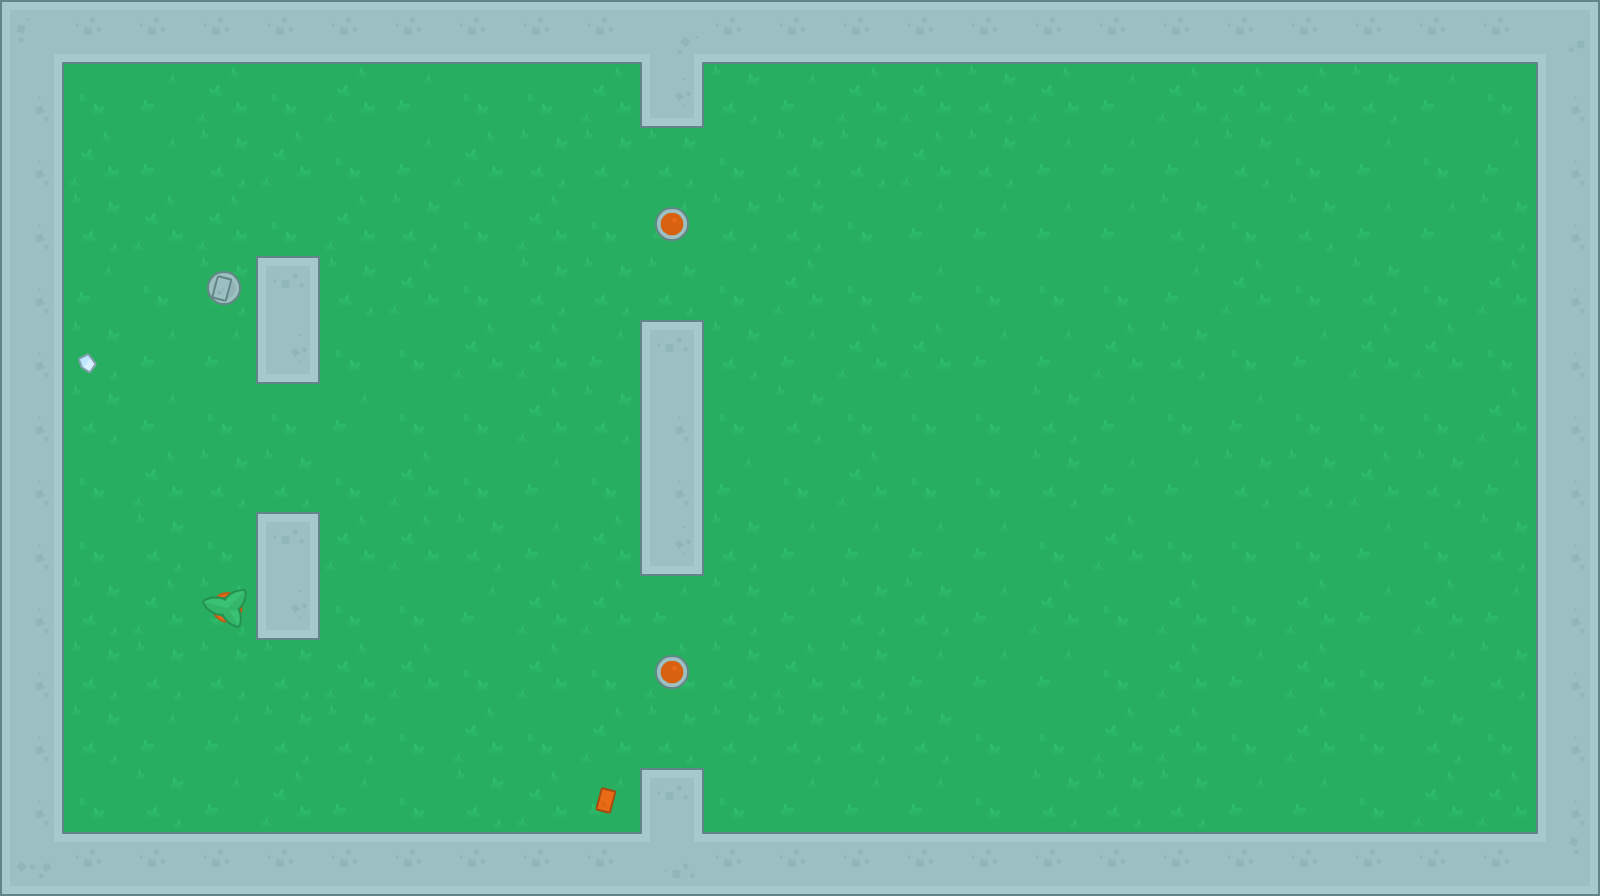

This is a level from a 2D game, rendered from its Tiled map with the project's own tilesets. A one-line summary and the map file follow, with tile-layer data summarised:
An orthogonal 25x14 tile map with 64x64 px tiles, 12 tile layers (Grass, Floors, Doors, Player, ...).

<map version="1.2" tiledversion="1.2.3" orientation="orthogonal" renderorder="right-down" width="25" height="14" tilewidth="64" tileheight="64" infinite="0" nextlayerid="13" nextobjectid="1">
 <tileset firstgid="1" name="tilesheet_complete" tilewidth="64" tileheight="64" tilecount="540" columns="27">
  <image source="tilesets/tilesheet_complete.png" width="1728" height="1280" />
 </tileset>
 <layer id="1" name="Grass" width="25" height="14">
  <data>[350 cells, 350 non-empty, 4 distinct tile ids]</data>
 </layer>
 <layer id="2" name="Floors" width="25" height="14">
  <data>[350 cells, 0 non-empty, 0 distinct tile ids]</data>
 </layer>
 <layer id="3" name="Doors" width="25" height="14">
  <data>[350 cells, 0 non-empty, 0 distinct tile ids]</data>
 </layer>
 <layer id="4" name="Player" width="25" height="14">
  <data>[350 cells, 1 non-empty, 1 distinct tile ids]</data>
 </layer>
 <layer id="5" name="EnemiesStationary" width="25" height="14">
  <data>[350 cells, 2 non-empty, 1 distinct tile ids]</data>
 </layer>
 <layer id="6" name="EnemiesVertical" width="25" height="14">
  <data>[350 cells, 0 non-empty, 0 distinct tile ids]</data>
 </layer>
 <layer id="7" name="EnemiesHorizontal" width="25" height="14">
  <data>[350 cells, 0 non-empty, 0 distinct tile ids]</data>
 </layer>
 <layer id="8" name="Pistols" width="25" height="14">
  <data>[350 cells, 1 non-empty, 1 distinct tile ids]</data>
 </layer>
 <layer id="11" name="PowerupSpeed" width="25" height="14">
  <data>[350 cells, 1 non-empty, 1 distinct tile ids]</data>
 </layer>
 <layer id="12" name="PowerupSpeedAndHealth" width="25" height="14">
  <data>[350 cells, 1 non-empty, 1 distinct tile ids]</data>
 </layer>
 <layer id="9" name="MachineGuns" width="25" height="14">
  <data>[350 cells, 1 non-empty, 1 distinct tile ids]</data>
 </layer>
 <layer id="10" name="Walls" width="25" height="14">
  <data>[350 cells, 84 non-empty, 10 distinct tile ids]</data>
 </layer>
</map>
